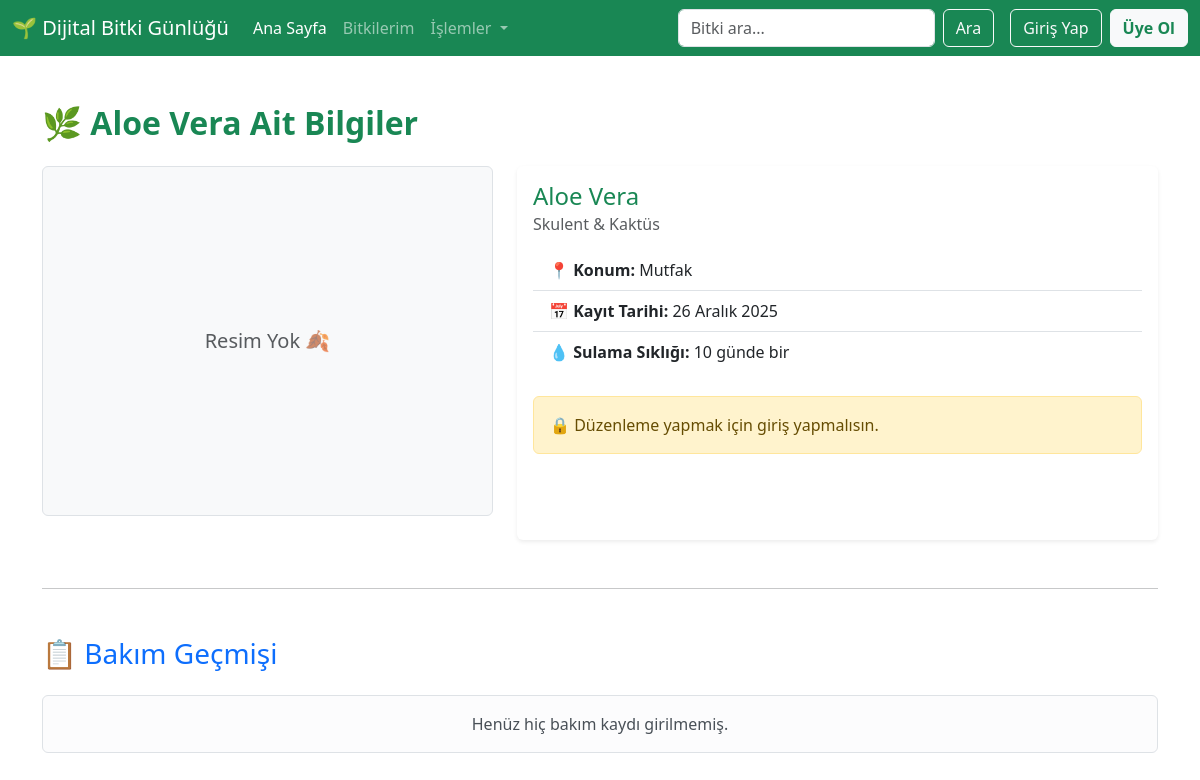
The page /plant/2/detail on the database as committed earlier.
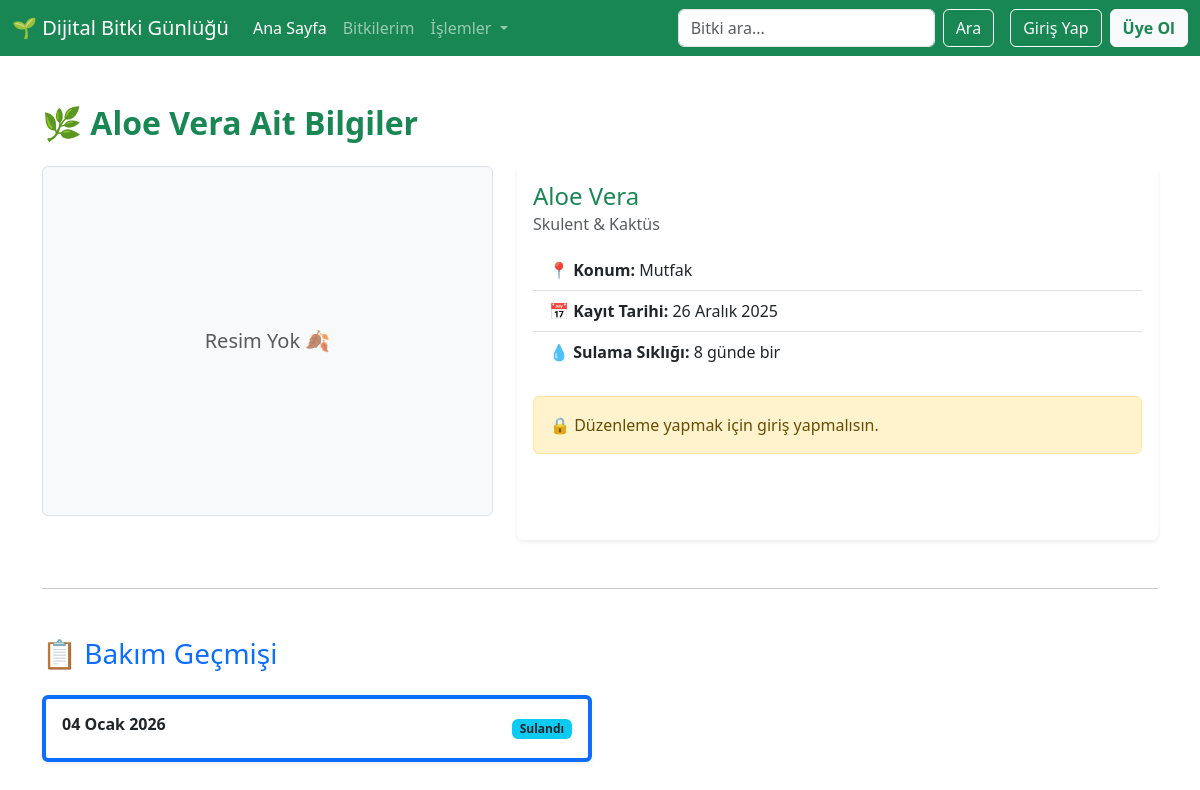
The same page on the database as committed later.
### plants/models.py (models this page shows, shortened)
class Plant(models.Model):
    name= models.CharField(max_length=100, verbose_name="Bitki Adı ")
    species = models.CharField(max_length=100, blank=True, verbose_name="Bitki Türü ")
    added_date = models.DateField(verbose_name="Ekleme Tarihi ", auto_now_add=True)
    photo = models.ImageField(upload_to="plant_photos/", blank=True, null=True, verbose_name="Resim Ekle ")  # Fotoğraf
    location = models.CharField(max_length=100, choices=LOCATION_CHOICES, blank=True, verbose_name="Evdeki Konumu")
    irrigation_frequency = models.PositiveIntegerField(verbose_name="Sulama Sıklığı (Gün)")

class CareLog(models.Model):
    plant = models.ForeignKey(Plant, on_delete=models.CASCADE, related_name="care_logs") #cascade: bitki silinirse tüm bakım kayıtları siliniyo
    date = models.DateField(verbose_name="tarih")  #bakım tarihi
    watered = models.BooleanField(default=False)  #sulandı mı?
    fertilized = models.BooleanField(default=False) #gübrelendi mi?
    notes = models.TextField(blank=True)

### plants/views.py (the view)
# urls.py: path('<int:id>/detail',plant_detail,name='detail'),
def plant_detail(request,id):
    plant=get_object_or_404(Plant, id=id)
    carelogs= plant.care_logs.all()  #ilişkili bakım kayıtlarını al
    return render(request,'plant/detail.html',{'plant':plant,'carelogs':carelogs})

### templates/plant/detail.html (shortened to what this page needs)
{% extends "base.html" %}
{% block body %}
<div class="container mt-4">
    <h2 class="mb-4 text-success fw-bold">
        🌿 {{ plant.name }} Ait Bilgiler
    </h2>
    <div class="row">
        <div class="col-md-5 mb-4">
            {% if plant.photo %}
                <img id="kucukResim"
                     src="{{ plant.photo.url }}"
                     alt="{{ plant.name }}"
                     class="img-fluid rounded shadow-sm border"
                     style="width: 100%; height: 350px; object-fit: cover; cursor: pointer;">
                <p class="text-muted text-center small mt-2">
                    (Büyütmek için resme tıkla)
                </p>
            {% else %}
                <div class="bg-light rounded d-flex align-items-center justify-content-center border" style="height: 350px;">
                    <span class="text-muted fs-5">Resim Yok 🍂</span>
                </div>
            {% endif %}
        </div>
        <div class="col-md-7">
            <div class="card shadow-sm border-0 h-100">
                <div class="card-body">
                    <h4 class="card-title text-success">{{ plant.name }}</h4>
                    <h6 class="card-subtitle mb-3 text-muted">{{ plant.species }}</h6>
                    <ul class="list-group list-group-flush">
                        <li class="list-group-item">
                            <strong>📍 Konum:</strong> {{ plant.get_location_display }}
                        </li>
                        <li class="list-group-item">
                            <strong>📅 Kayıt Tarihi:</strong> {{ plant.added_date }}
                        </li>
                        <li class="list-group-item">
                            <strong>💧 Sulama Sıklığı:</strong> {{ plant.irrigation_frequency }} günde bir
                        </li>
                    </ul>
                    <div class="mt-4">
                        {% if request.user.is_authenticated %}
                            <a href="{% url 'plant:update' plant.id %}" class="btn btn-warning text-white me-2">
                                ✏️ Bilgileri Güncelle
                            </a>
                            <form action="{% url 'plant:delete' plant.id %}" method="POST" class="d-inline">
                                {% csrf_token %}
                                <button type="submit" class="btn btn-danger" onclick="return confirm('Bu bitkiyi silmek istediğine emin misin?')">
                                    🗑️ Sil
                                </button>
                            </form>
                        {% else %}
                            <div class="alert alert-warning">
                                🔒 Düzenleme yapmak için giriş yapmalısın.
                            </div>
                        {% endif %}
                    </div>
                </div>
            </div>
        </div>
    </div>
    <hr class="my-5">
    <div class="d-flex justify-content-between align-items-center mb-3">
        <h3 class="text-primary">📋 Bakım Geçmişi</h3>
    </div>
    {% if carelogs %}
        <div class="row row-cols-1 row-cols-md-2 g-3">
            {% for log in carelogs %}
            <div class="col">
                <div class="card shadow-sm border-start border-primary border-4">
                    <div class="card-body">
                        <div class="d-flex justify-content-between">
                            <h6 class="fw-bold">{{ log.date }}</h6>
                            <div>
                                {% if log.watered %}
                                    <span class="badge bg-info text-dark">Sulandı</span>
                                {% endif %}
                            </div>
                        </div>
                    </div>
                </div>
            </div>
            {% endfor %}
        </div>
    {% else %}
        <div class="alert alert-light border text-center">
            Henüz hiç bakım kaydı girilmemiş.
        </div>
    {% endif %}
</div>
{% endblock %}

Rows that differ between the two databases and show on the page:
changed Plant "Aloe Vera": irrigation_frequency "10" → "8"
added CareLog: date "04 Ocak 2026", watered "Sulandı"
Other text that changed with them:
text no longer shown: "Henüz hiç bakım kaydı girilmemiş."
